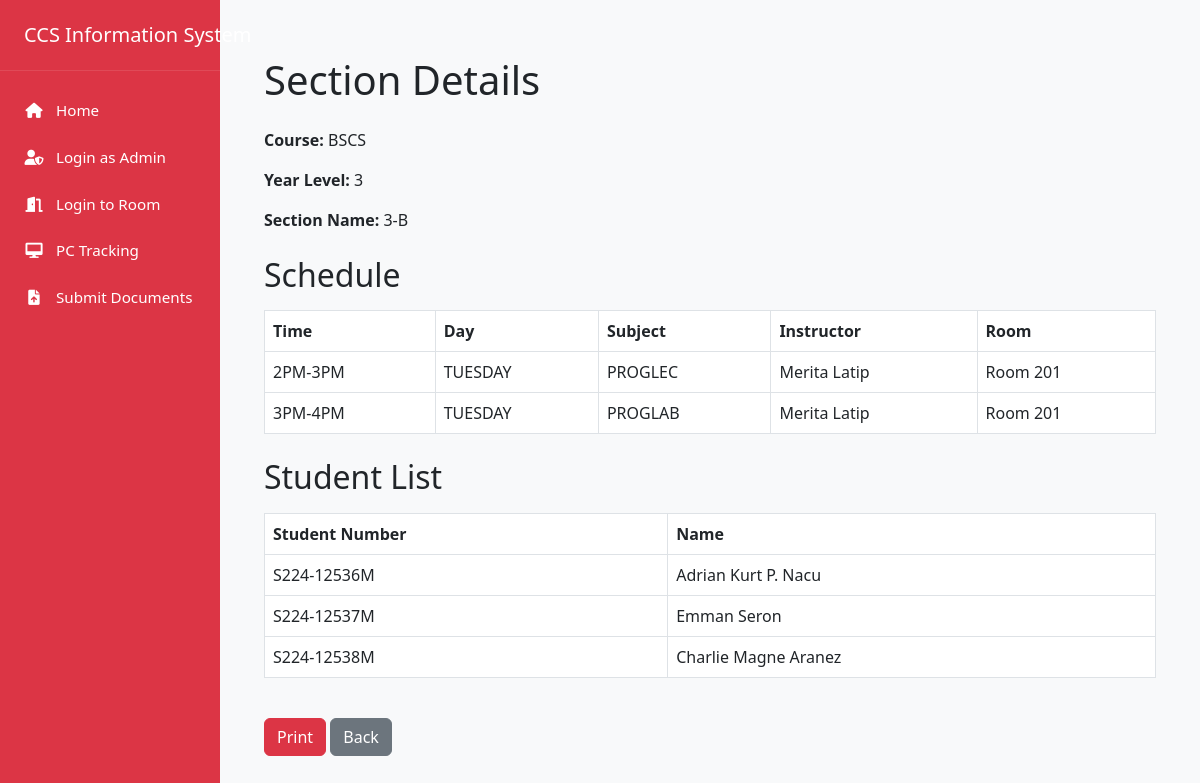
The app's page /section/1 with its own data.
### app/models.py (models this page shows)
class Section(db.Model):
    id = db.Column(db.Integer, primary_key=True)
    section_name = db.Column(db.String(20), unique=True, nullable=False)
    course = db.Column(db.String(50))
    year_level = db.Column(db.String(20))
    students = db.relationship('Student', backref='section', lazy=True)
    schedules = db.relationship('Schedule', backref='section', lazy=True)

class Schedule(db.Model):
    id = db.Column(db.Integer, primary_key=True)
    time = db.Column(db.String(50))
    day = db.Column(db.String(20))
    subject = db.Column(db.String(50))
    section_id = db.Column(db.Integer, db.ForeignKey('section.id'))
    faculty_id = db.Column(db.Integer, db.ForeignKey('faculty.id'))
    room_id = db.Column(db.Integer, db.ForeignKey('room.id'))

class Faculty(db.Model):
    id = db.Column(db.Integer, primary_key=True)
    faculty_id = db.Column(db.String(20), unique=True, nullable=False)
    name = db.Column(db.String(100), nullable=False)
    department = db.Column(db.String(50))
    schedules = db.relationship('Schedule', backref='faculty', lazy=True)

class Room(db.Model):
    id = db.Column(db.Integer, primary_key=True)
    room_name = db.Column(db.String(20), unique=True, nullable=False)
    schedules = db.relationship('Schedule', backref='room', lazy=True)

class Student(db.Model):
    id = db.Column(db.Integer, primary_key=True)
    student_number = db.Column(db.String(20), unique=True, nullable=False)
    name = db.Column(db.String(100), nullable=False)
    course = db.Column(db.String(50))
    year_level = db.Column(db.Integer)
    section_id = db.Column(db.Integer, db.ForeignKey('section.id'))

### app/routes.py (the view)
@app.route('/section/<int:section_id>')
def section_profile(section_id):
    section = Section.query.get_or_404(section_id)
    students = Student.query.filter_by(section_id=section_id).all()
    schedules = Schedule.query.filter_by(section_id=section_id).all()
    return render_template('section_profile.html', section=section, students=students, schedules=schedules)

### templates/section_profile.html
{% extends "base.html" %}
{% block content %}
<div class="profile-section">
    <h1 class="mb-4">Section Details</h1>
    <div class="mb-4">
        <p><strong>Course:</strong> {{ section.course }}</p>
        <p><strong>Year Level:</strong> {{ section.year_level }}</p>
        <p><strong>Section Name:</strong> {{ section.section_name }}</p>
    </div>
    <h2 class="mb-3">Schedule</h2>
    <div class="table-responsive">
        <table class="table table-bordered mb-4">
            <thead>
                <tr>
                    <th>Time</th>
                    <th>Day</th>
                    <th>Subject</th>
                    <th>Instructor</th>
                    <th>Room</th>
                </tr>
            </thead>
            <tbody>
                {% for schedule in schedules %}
                <tr>
                    <td>{{ schedule.time }}</td>
                    <td>{{ schedule.day }}</td>
                    <td>{{ schedule.subject }}</td>
                    <td>{{ schedule.faculty.name if schedule.faculty else '' }}</td>
                    <td>{{ schedule.room.room_name if schedule.room else '' }}</td>
                </tr>
                {% endfor %}
            </tbody>
        </table>
    </div>
    <h2 class="mb-3">Student List</h2>
    <div class="table-responsive">
        <table class="table table-bordered">
            <thead>
                <tr>
                    <th>Student Number</th>
                    <th>Name</th>
                </tr>
            </thead>
            <tbody>
                {% for student in students %}
                <tr>
                    <td>{{ student.student_number }}</td>
                    <td>{{ student.name }}</td>
                </tr>
                {% endfor %}
            </tbody>
        </table>
    </div>
    <div class="mt-4">
        <button class="btn btn-danger" onclick="window.print()">Print</button>
        <a href="{{ url_for('section_list') }}" class="btn btn-secondary">Back</a>
    </div>
</div>
{% endblock %}

### records on screen
Section: course "BSCS", year_level "3", section_name "3-B"
Schedule: time "2PM-3PM", day "TUESDAY", subject "PROGLEC", faculty "Merita Latip", room "Room 201"
Schedule: time "3PM-4PM", day "TUESDAY", subject "PROGLAB", faculty "Merita Latip", room "Room 201"
Student: student_number "S224-12536M", name "Adrian Kurt P. Nacu"
Student: student_number "S224-12537M", name "Emman Seron"
Student: student_number "S224-12538M", name "Charlie Magne Aranez"
